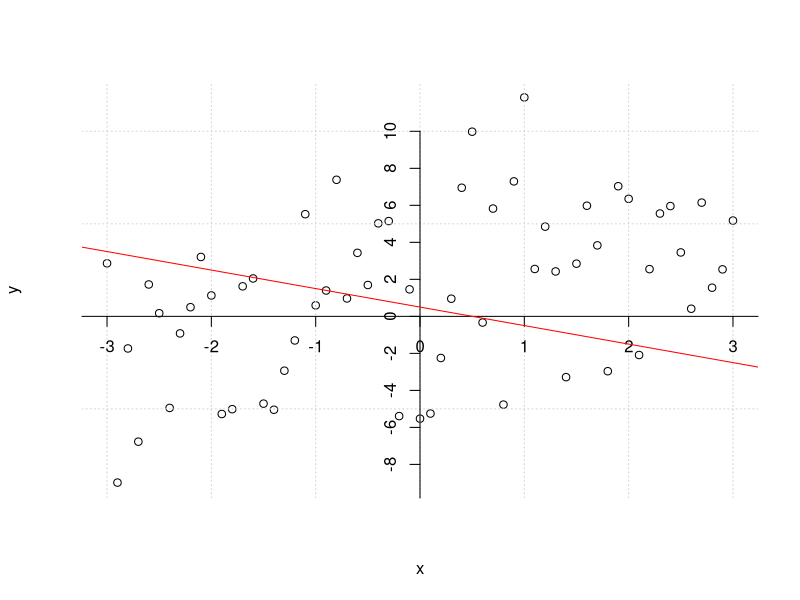
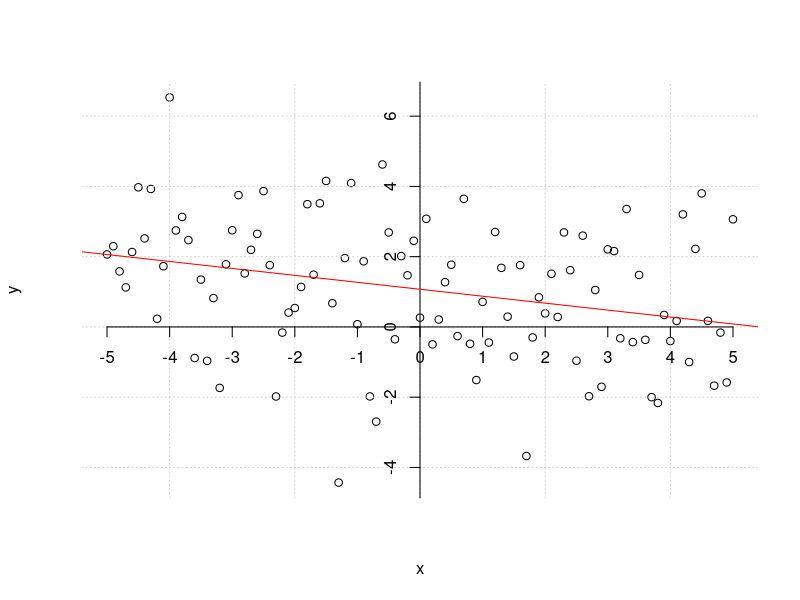
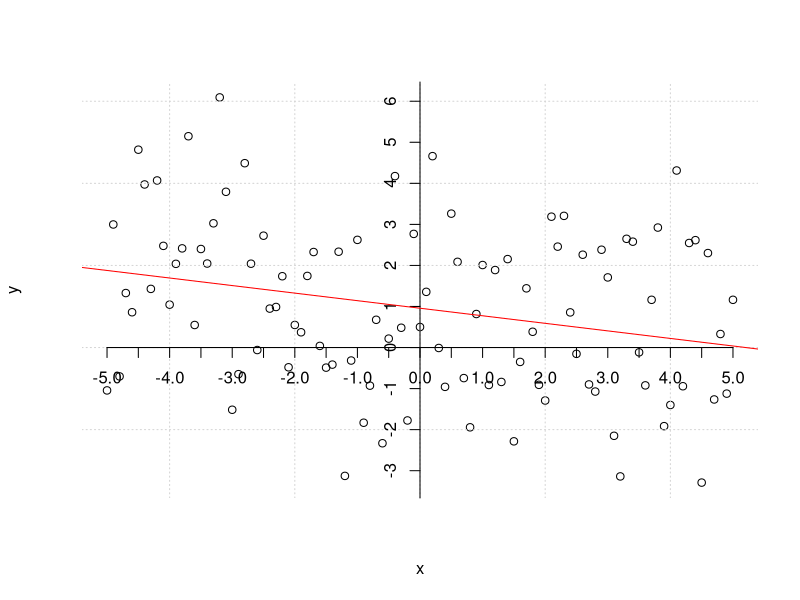
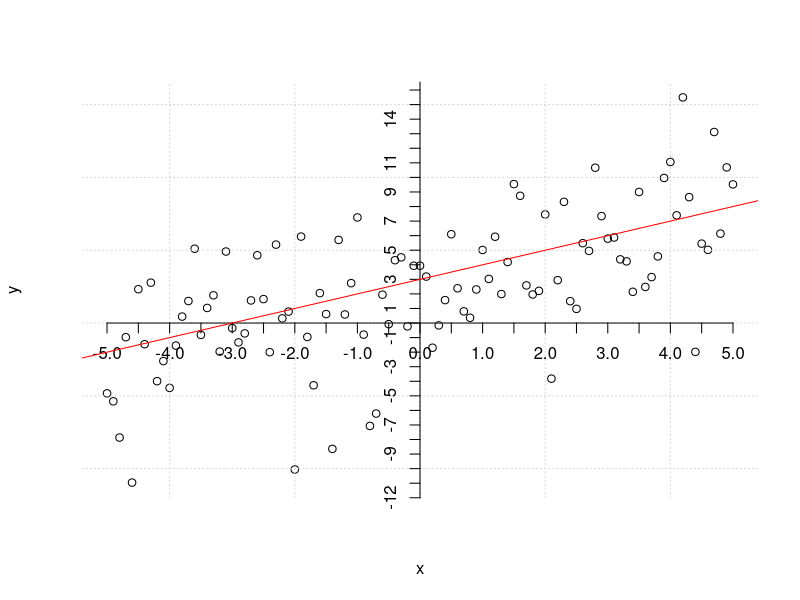
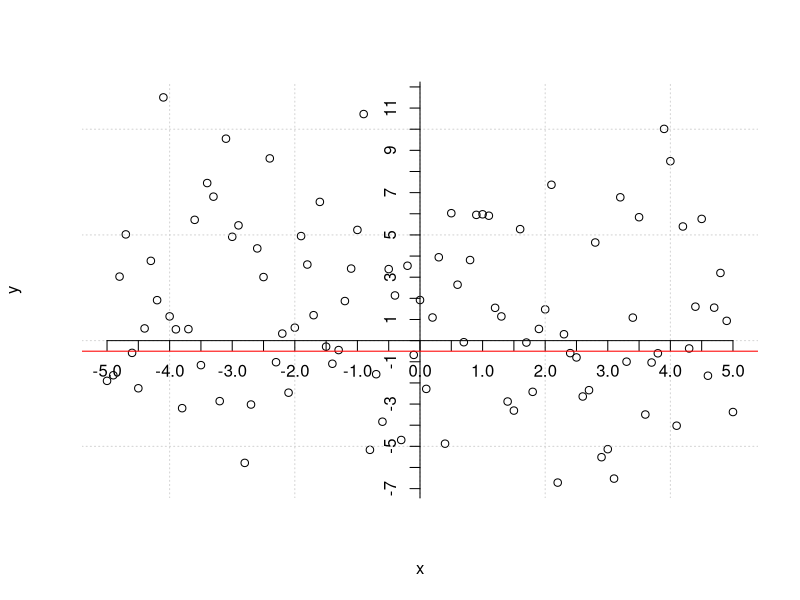

Generate these figures, in order, with R:
## ---- chunk 1
x <- seq(-3, 3, .1)
y <- 1 + x + rnorm(length(x),0,4)
plot(x, y, axes = FALSE)
grid(col = "lightgray", lty = "dotted",
     lwd = par("lwd"), equilogs = TRUE)
axis(1, pos = 0, at = -5:5)
axis(2, pos = 0, at = seq(from = -10, to = 10, by = 2))
abline(0.5, -1, col = "red")
## ---- chunk 2
x <- seq(-5, 5, .1)
y <- 1 - 0.25*x + rnorm(length(x),0,2)
plot(x, y, axes = FALSE)
grid(col = "lightgray", lty = "dotted",
     lwd = par("lwd"), equilogs = TRUE)
axis(1, pos = 0, at = -5:5)
axis(2, pos = 0, at = seq(from = -20, to = 20, by = 2))
abline(lm(y ~ x), col = "red")
## ---- chunk 3
x <- seq(-5, 5, .1)
y <- 1 - 0.25*x + rnorm(length(x),0,2)
plot(x, y, axes = FALSE)
grid(col = "lightgray", lty = "dotted",
     lwd = par("lwd"), equilogs = TRUE)
axis(1, pos = 0, at = seq(-5,5, .5))
axis(2, pos = 0, at = seq(from = -20, to = 20, by = 1))
abline(lm(y ~ x), col = "red")
## ---- chunk 4
x <- seq(-5, 5, .1)
y <- 3 + x + rnorm(length(x),0,4)
plot(x, y, axes = FALSE)
grid(col = "lightgray", lty = "dotted",
     lwd = par("lwd"), equilogs = TRUE)
axis(1, pos = 0, at = seq(-5,5, .5))
axis(2, pos = 0, at = seq(from = -20, to = 20, by = 1))
abline(3,1, col = "red")
## ---- chunk 5
x <- seq(-5, 5, .1)
y <- 2 + rnorm(length(x),0,4)
plot(x, y, axes = FALSE)
grid(col = "lightgray", lty = "dotted",
     lwd = par("lwd"), equilogs = TRUE)
axis(1, pos = 0, at = seq(-5,5, .5))
axis(2, pos = 0, at = seq(from = -20, to = 20, by = 1))
abline(-.5,0, col = "red")
